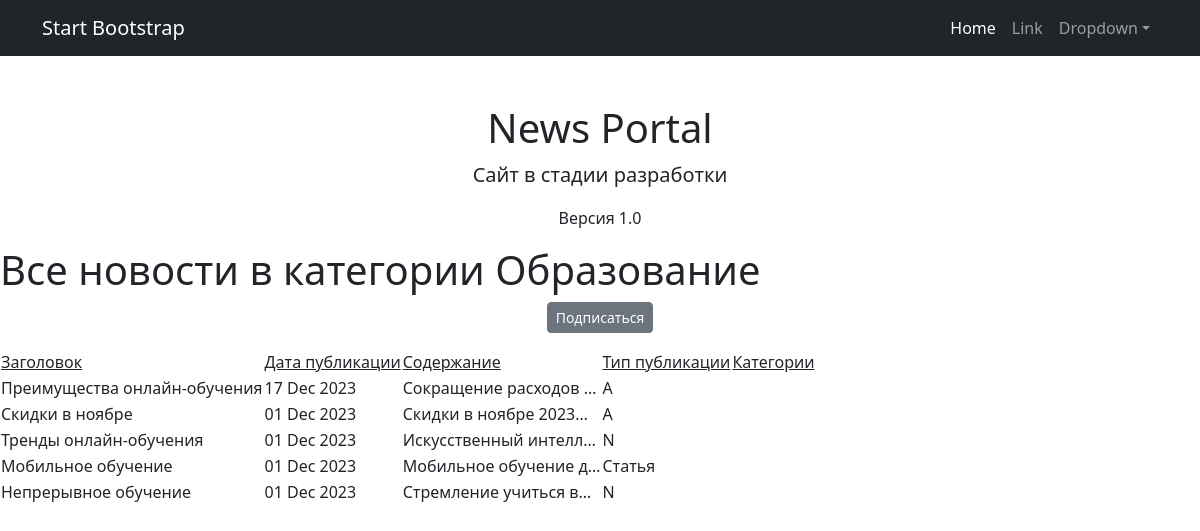
Page /news/categories/2 on the committed database.
### news/models.py (models this page shows, shortened)
class Category(models.Model):
    category_name = models.CharField(max_length=255, default="Default value", unique=True)
    subscribers=models.ManyToManyField(User, blank= True, related_name='categories')

class Post(models.Model):
    user = models.ForeignKey(Author, on_delete=models.CASCADE, related_name="post")
    A = "article"
    N = "news"
    choices = ((A, "Статья"), (N, "Новость"))
    choice_field = models.CharField(max_length=7, choices=choices, default="news")
    creation_date = models.DateTimeField(auto_now_add=True)
    categories = models.ManyToManyField(Category, through="PostCategory")
    header = models.CharField(max_length=255, default="Default value")
    text = models.TextField()
    rating = models.IntegerField(default=0)

### news/views.py (the view)
# urls.py: path('categories/<int:pk>', CategoryListView.as_view(), name='category_list'),
class CategoryListView(ListView):
    model=Post
    template_name='category_list.html'
    context_object_name='category_news_list'
    def get_queryset(self):
        self.category= get_object_or_404(Category,id=self.kwargs['pk'])
        queryset= Post.objects.filter(categories=self.category).order_by('-creation_date')
        return queryset
    def get_context_data(self, **kwargs):
        context=super().get_context_data(**kwargs)
        context['is_not_subscriber']= self.request.user not in self.category.subscribers.all()
        context['category']=self.category
        return context

### news/templatetags/custom_filters.py (called while the page is built)
@register.filter()
def censor(value):
    if type(value) != str:
        raise ValueError("Фильтр цензурирования применяется только к переменным строкового типа")
    for word in censor_list:
        value = value.replace(word[1:], '*' * len(word[1:]))
    return value

### templates/category_list.html (shortened to what this page needs)
{%extends 'default.html'%}
{% load custom_filters %}
{% block content %}
    <h1>Все новости в категории {{ category.category_name }}</h1>
{% if is_not_subscriber %}
<p class="text-center"><a href ="{% url 'subscribe' category.id %}" class=" btn btn-secondary btn-sm">Подписаться</a></p>
{% endif %}
    {% if category_news_list %}
    <table>
        <tr>
            <td><u>Заголовок</u></td>
            <td><u>Дата публикации</u></td>
            <td><u>Содержание</u></td>
            <td><u>Тип публикации</u></td>
            <td><u>Категории</u></td>
        </tr>
        {% for post in category_news_list %}
        <tr>
            <td>{{ post.header|censor  }}</td>
            <td>{{ post.creation_date|date:'d M Y' }}</td>
            <td>{{ post.text|truncatechars:21|censor  }}</td>
            <td>{{ post.get_choice_field_display }}</td>
        </tr>
        {% endfor %}
        <td>
        </td>
    </table>
    {% else %}
    <h2>Новостей пока нет!</h2>
    {% endif %}
    {% endblock content %}

### rows in the picture
Category: category_name "Образование"
Post: header|censor "Преимущества онлайн-обучения", creation_date "17 Dec 2023", text|censor "Сокращение расходов …", choice_field "A"
Post: header|censor "Скидки в ноябре", creation_date "01 Dec 2023", text|censor "Скидки в ноябре 2023…", choice_field "A"
Post: header|censor "Тренды онлайн-обучения", creation_date "01 Dec 2023", text|censor "Искусственный интелл…", choice_field "N"
Post: header|censor "Мобильное обучение", creation_date "01 Dec 2023", text|censor "Мобильное обучение д…", choice_field "Статья"
Post: header|censor "Непрерывное обучение", creation_date "01 Dec 2023", text|censor "Стремление учиться в…", choice_field "N"
